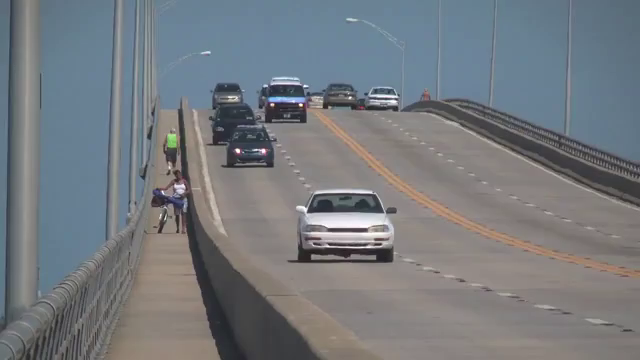
#> input picture frame 0 of Data/traffic.mp4, 640 x 360 px
$ jupyter execute --allow-errors video_tracking.ipynb   (shell and % lines are left out)   (older library calls are emulated)
#> lines starting #> are read from the running program, lines starting #| are printed output that depends on the picture; after the words box and inside, x2 and y2 are one past the last pixel; in counts of white or black regions, pixels touching at a corner belong together; long printed decimals are rounded
[cell 1]
import numpy as np
import cv2
from scipy import signal
import matplotlib.pyplot as plt
from skimage import filters

# Question 1

[cell 2]
def vidFrames(cap, num_frames):
#> called with num_frames = 2
    frames = []
    rgb_frames = []

    for i in range(num_frames):

        cap.set(1,i);
        ret, image = cap.read()

        # successful video read
        if ret:

            #Storing both rgb frames and grayscale frames
            rgb_frames.append(image)
            image = cv2.cvtColor(image, cv2.COLOR_BGR2GRAY)
            frames.append(image)
            ret_frames  = np.asarray(frames)
#> this loop made 2 passes
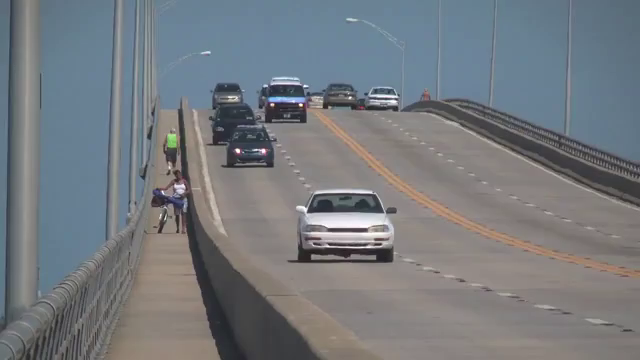
#> input picture frame 0 of Data/traffic.mp4, 640 x 360 px
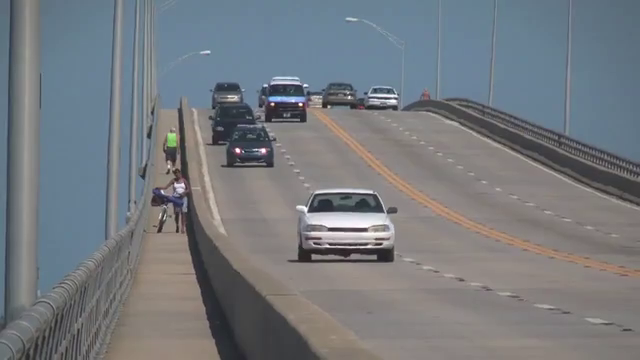
#> input picture frame 1 of Data/traffic.mp4, 640 x 360 px
#> after the loop, frames = 2 items; rgb_frames = 2 items

    return ret_frames, rgb_frames

[cell 3]
def vidInfo(cap):
    # check if capture was successful
    if not cap.isOpened():
        print("Could not open!")
    else:

        w  = int(cap.get(cv2.CAP_PROP_FRAME_WIDTH))
        h = int(cap.get(cv2.CAP_PROP_FRAME_HEIGHT))
        fps    = cap.get(cv2.CAP_PROP_FPS)

    return w, h, fps

[cell 4]
num_frames = 2
cap = cv2.VideoCapture('./data/traffic.mp4')
width, height, fps=vidInfo(cap)
ret_frames,rgb_frames= vidFrames(cap, num_frames)
#> rgb_frames = 2 items

[cell 5]
# Boundary coordinates
x1 = 296
y1 = 181
x2 = 399
y2 = 261

# Create boundary
bounded_frame = cv2.rectangle(rgb_frames[0],(x1, y1),(x2, y2),(0,255,0),2)

# Plot Boundary image
plt.figure(figsize=(8,6))
plt.title('First Frame with bounded target object')
plt.axis('off')
plt.imshow(bounded_frame)

# Q2 - Harris Corner Detection

[cell 6]
# Using First frame for keypoint detection
frame = ret_frames[0]

# Extracting region of interest -- Tracking white car
roi = frame[y1:y2,x1:x2]
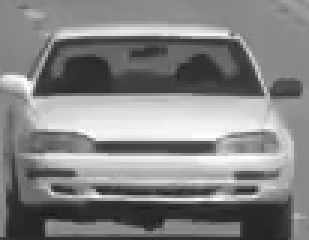
#> roi: shape (80, 103) (shown 3 times larger); min 24, max 255, mean 132.6

plt.figure()
plt.imshow(roi, cmap='gray')
plt.title("Region of Interest")
plt.axis('off')

[cell 7]
def cornerDetection(inp, k=5, window_size=9, alpha=0.04, plots=False):

    #First order derivates gradients
#> called with k = 5, window_size = 9, alpha = 0.04, plots = True
    Ix = cv2.Sobel(inp, cv2.CV_64F,1,0,ksize=k)
    Iy = cv2.Sobel(inp, cv2.CV_64F,0,1,ksize=k)
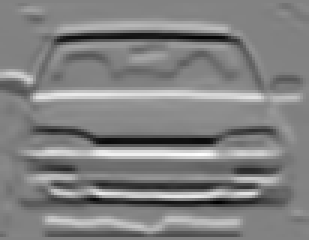
#> Iy: shape (80, 103) float64 (shown 3 times larger); min -8753, max 8326, mean -97.7; drawn with min black and max white

    if plots == True:
        plt.figure(figsize=(10,8))
        plt.subplot(2,2,1)
        plt.imshow(Ix, cmap = 'gray')
        plt.title('Gradient Ix')
        plt.axis('off')
        plt.subplot(2,2,2)
        plt.imshow(Iy, cmap = 'gray')
        plt.title('Gradient Iy')
        plt.axis('off')
        plt.show()

    #Second order derivates
    Ixx = Ix**2
    Iyy = Iy**2
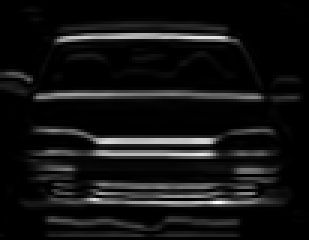
#> Iyy: shape (80, 103) float64 (shown 3 times larger); min 0, max 76615009, mean 5969556.3; drawn with min black and max white
    Ixy = Ix*Iy
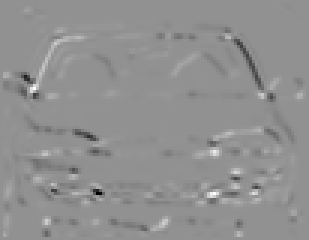
#> Ixy: shape (80, 103) float64 (shown 3 times larger); min -22394192, max 16821665, mean -96724.3; drawn with min black and max white

    if plots == True:
        plt.figure(figsize=(12,10))
        plt.subplot(3,2,1)
        plt.imshow(Ixx, cmap = 'gray')
        plt.title('Second Order Gradient, Ixx')
        plt.axis('off')
        plt.subplot(3,2,2)
        plt.imshow(Iyy, cmap = 'gray')
        plt.title('Second Order Gradient, Iyy')
        plt.axis('off')
        plt.subplot(3,2,3)
        plt.imshow(Ixy, cmap = 'gray')
        plt.title('Second Order Gradient, Ixy')
        plt.axis('off')
        plt.show()

    height = frame.shape[0]
    width = frame.shape[1]
    R = np.zeros((height, width))

    # Offset for window within ROI
    offset = (window_size-1)/2


    for y in range(int(offset), int(height-offset)):
        for x in range(int(offset), int(width-offset)):

            windowIxx = Ixx[int(y-offset):int(y+offset+1), int(x-offset):int(x+offset+1)]
            windowIyy = Iyy[int(y-offset):int(y+offset+1), int(x-offset):int(x+offset+1)]
            windowIxy = Ixy[int(y-offset):int(y+offset+1), int(x-offset):int(x+offset+1)]

            # Sum values within window
            Sxx = windowIxx.sum()
            Syy = windowIyy.sum()
            Sxy = windowIxy.sum()

            # Covariance Matrix
            M = np.array([(Sxx, Sxy),(Sxy, Syy)])

            # Compute Eigenvalues
            eigvals = np.linalg.eigvals(M)

            y1 = eigvals[0]
            y2 = eigvals[1]

            #Compute Corner Response, R
            R[y,x] = y1*y2 - alpha*(y1+y2)**2
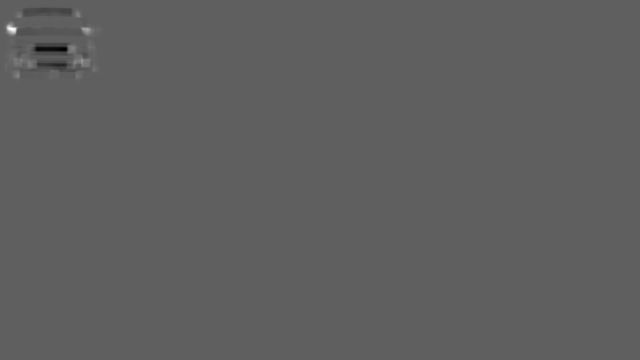
#> R: shape (360, 640) float64; min -2.2e+17, max 3.68e+17, mean -1.43e+14; drawn with min black and max white

    # Compute best corner coordinates
    #corners = peak_local_max(R, min_distance=10, num_peaks=6)


    R_th = 0.0
    percentile = 0.995

    R_th = np.quantile(R, percentile)
#> R_th = 1.47e+16

    height = R.shape[0]
    width = R.shape[1]

    R_binary = np.zeros(R.shape)

    # Create a binary R matrix which is thresholded
    for x in range(width):
        for y in range(height):
            if R[y,x] >= R_th:
                R_binary[y,x] = 255
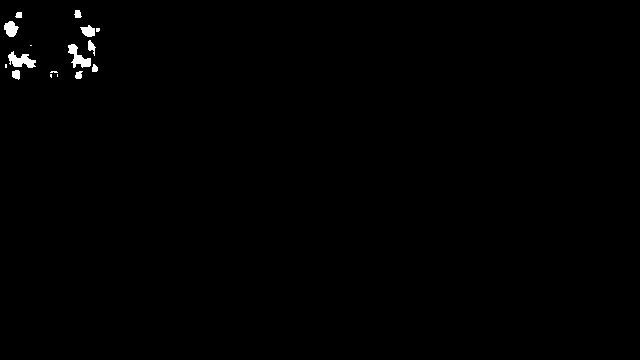
#> R_binary: shape (360, 640) float64; 0.5% white; 16 white regions (6 under 20 px), largest, box (x1, y1, x2, y2) and area: (8, 51, 36, 68) 263, (68, 44, 91, 68) 257, (4, 21, 19, 37) 162

    R_binary = np.array(R_binary, dtype=np.uint8)

    #reducing number of points by cv.simpleBlobDetector
    params = cv2.SimpleBlobDetector_Params()
    params.filterByColor = False
    params.filterByInertia = False
    params.filterByConvexity = False
    params.minArea = 60

    det = cv2.SimpleBlobDetector_create(params)
    keypoints = det.detect(R_binary)

    return np.array([[keypoints[i].pt[0], keypoints[i].pt[1]] for i in range(len(keypoints))], dtype=np.float)

[cell 8]
corners = cornerDetection(roi, plots=True)
#> corners = [[20.89, 60.31], [78.24, 57.04], [88, 30.88], [10.49, 28.5]]

[cell 9]
fig, ax = plt.subplots()
#plt.title('Detected Keypoints')
plt.axis('off')
ax.imshow(roi, interpolation='nearest', cmap='gray')
ax.plot(corners[:, 0], corners[:, 1], 'r.')
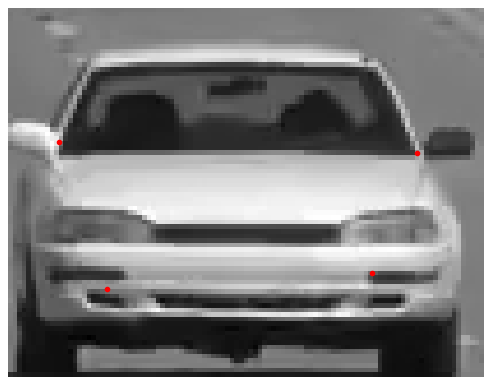
#> figure drawn by matplotlib, 1 panel

[cell 10]
# shifting keypoints w.r.t original frame
corners[:,0]+=296
corners[:,1]+=181

print(corners )
#| [[316.889 241.313]
#|  [374.242 238.036]
#|  [384.         211.877]
#|  [306.492 209.495]]

[cell 11]
# displaying the found points
ax = plt.figure(figsize=(10,10))
plt.imshow(rgb_frames[0])
plt.plot(corners[:,0], corners[:,1], 'r.')
plt.axis("off")
plt.title('Dedected Keypoints on First Frame')
plt.show()
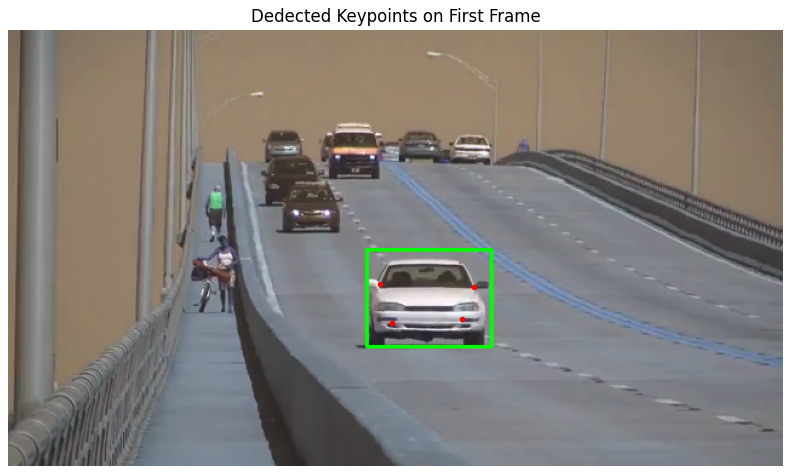
#> figure drawn by matplotlib, 1 panel; B, G, R data is drawn as R, G, B

# Q3 - Horn and Schunck Optical Flow

[cell 12]
def optFlowGradients(im1,im2, plots=False):
    # Initializing Kernels (edge detectors)
#> called with plots = True
    kx = np.array([[-1,1],[-1,1]])*0.25
    ky = np.array([[-1,-1],[1,1]])*0.25
    kt = np.array([[-1,-1],[-1,-1]])*0.25

    # Calculating gradients using Roberts Masks
    fx = signal.convolve2d(im1, kx, mode='same') + signal.convolve2d(im2, kx, mode='same')
    fy = signal.convolve2d(im1, ky,  mode='same') + signal.convolve2d(im2, ky,  mode='same')
    ft = signal.convolve2d(im1, kt, mode='same') + signal.convolve2d(im2, -kt, mode='same')
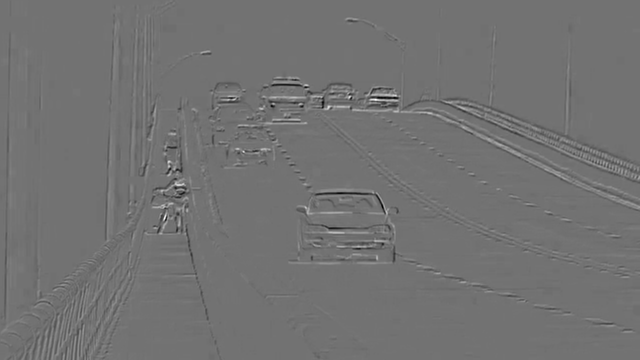
#> ft: shape (360, 640) float64; min -65.5, max 80.75, mean 0.1; drawn with min black and max white

    if plots == True:
        plt.figure(figsize=(12,10))
        plt.subplot(3,2,1)
        plt.imshow(fx, cmap = 'gray')
        plt.title('Gradient fx')
        plt.axis('off')
        plt.subplot(3,2,2)
        plt.imshow(fy, cmap = 'gray')
        plt.title('Gradient fy')
        plt.axis('off')
        plt.subplot(3,2,3)
        plt.imshow(ft, cmap = 'gray')
        plt.title('Gradient ft')
        plt.axis('off')
        plt.show()

    return fx, fy, ft

[cell 13]
# [31 lines left out: function optFlowVectors, not called in this run]

[cell 14]
# [17 lines left out: function visualizeFlow, not called in this run]

## Displaying Results of Optical Flow Algorithm

[cell 15]
plt.figure(figsize=(12,10))
plt.subplot(2,2,1)
plt.imshow(ret_frames[0], cmap = 'gray')
plt.title('First Frame')
plt.axis('off')
plt.subplot(2,2,2)
plt.imshow(ret_frames[1], cmap = 'gray')
plt.title('Second Frame')
plt.axis('off')
plt.show()

$ run again, starting later in the video
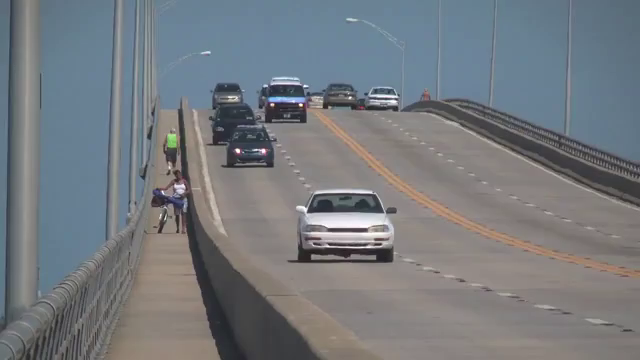
#> input picture frame 0 of Data/traffic.mp4, 640 x 360 px
#> the loop in vidFrames, `for i in range(num_frames): ` made 2 passes
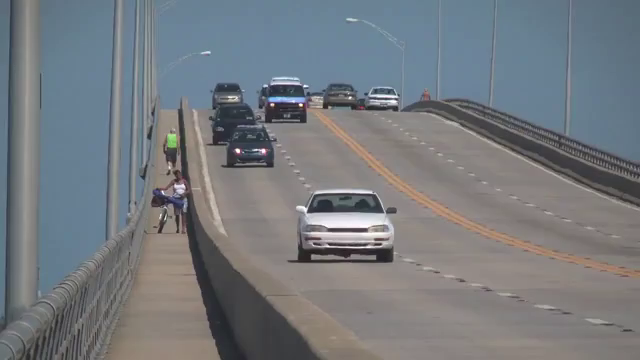
#> input picture frame 0 of Data/traffic.mp4, 640 x 360 px
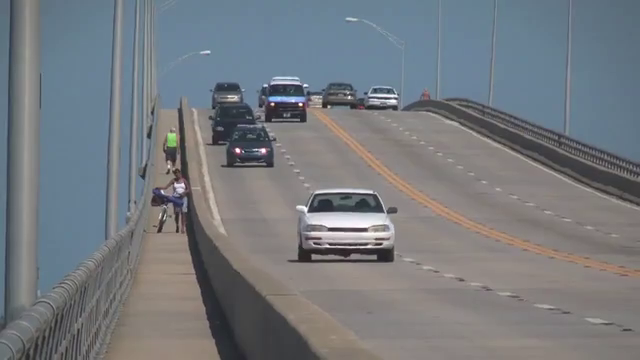
#> input picture frame 1 of Data/traffic.mp4, 640 x 360 px
#> after the loop in vidFrames, `for i in range(num_frames):`: frames = 2 items
#> R_th = 1.47e+16
#> corners = [[20.89, 60.31], [78.24, 57.04], [88, 30.88], [10.49, 28.5]]
#| [[316.889 241.313]
#|  [374.242 238.036]
#|  [384.         211.877]
#|  [306.492 209.495]]
